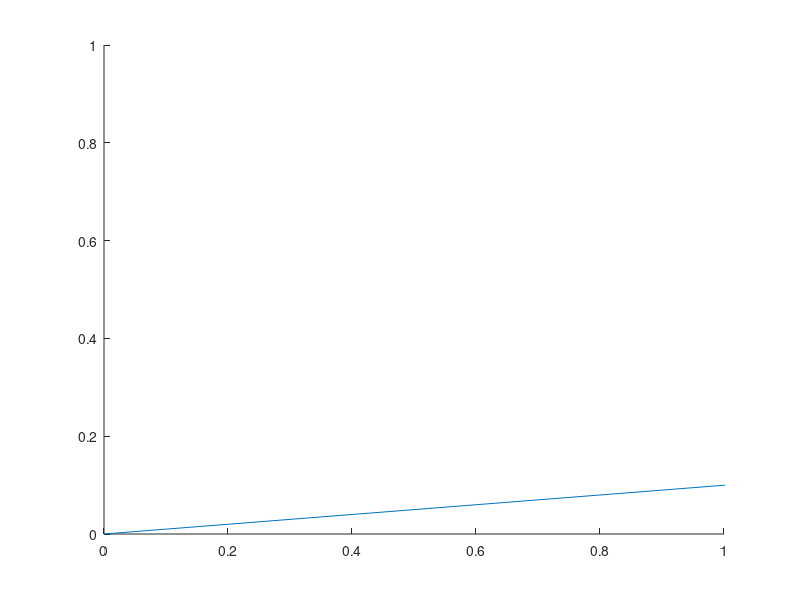

MATLAB code for this plot:
function [] = remove_errorbarticks()

% remove errorbar ticks
xlims = get(gca, 'xlim'); ylims = get(gca, 'ylim');
hold on;
plot(xlim*100000, ylim*10000); % fool matlab into thinking we have much more data, which will automatically resize the errorbars
xlim(xlims); ylim(ylims); hold off;

end